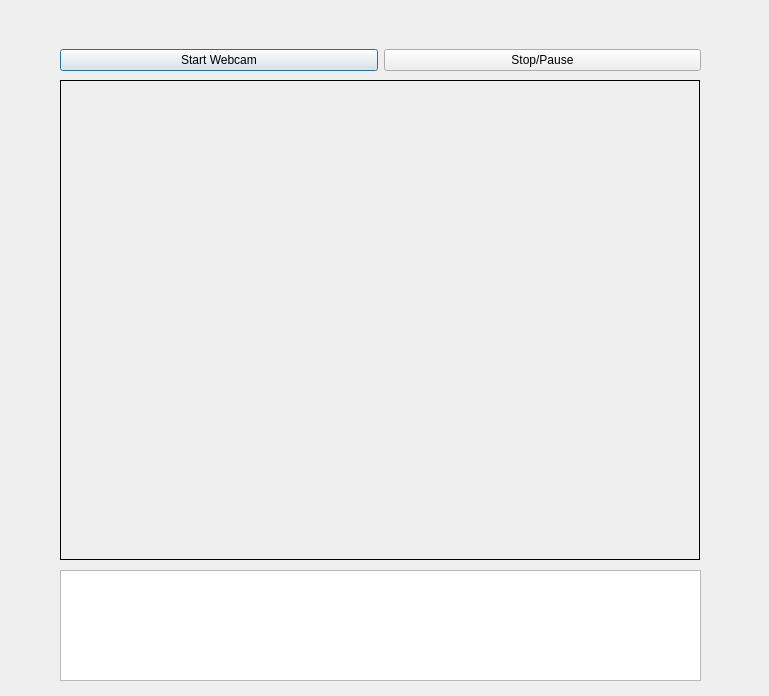
<?xml version="1.0" encoding="UTF-8"?>
<ui version="4.0">
 <class>Dialog</class>
 <widget class="QDialog" name="Dialog">
  <property name="geometry">
   <rect>
    <x>0</x>
    <y>0</y>
    <width>769</width>
    <height>696</height>
   </rect>
  </property>
  <property name="windowTitle">
   <string>Dialog</string>
  </property>
  <widget class="QLabel" name="imgLabel">
   <property name="geometry">
    <rect>
     <x>60</x>
     <y>80</y>
     <width>640</width>
     <height>480</height>
    </rect>
   </property>
   <property name="frameShape">
    <enum>QFrame::Box</enum>
   </property>
   <property name="text">
    <string/>
   </property>
  </widget>
  <widget class="QTextBrowser" name="outputBrowser">
   <property name="geometry">
    <rect>
     <x>60</x>
     <y>570</y>
     <width>641</width>
     <height>111</height>
    </rect>
   </property>
  </widget>
  <widget class="QWidget" name="">
   <property name="geometry">
    <rect>
     <x>60</x>
     <y>30</y>
     <width>641</width>
     <height>61</height>
    </rect>
   </property>
   <layout class="QHBoxLayout" name="horizontalLayout">
    <item>
     <widget class="QPushButton" name="startButton">
      <property name="text">
       <string>Start Webcam</string>
      </property>
     </widget>
    </item>
    <item>
     <widget class="QPushButton" name="stopButton">
      <property name="text">
       <string>Stop/Pause</string>
      </property>
     </widget>
    </item>
   </layout>
  </widget>
  <zorder>startButton</zorder>
  <zorder>stopButton</zorder>
  <zorder>imgLabel</zorder>
  <zorder>stopButton</zorder>
  <zorder>outputBrowser</zorder>
  <zorder>startButton</zorder>
  <zorder>stopButton</zorder>
  <zorder></zorder>
  <zorder>startButton</zorder>
 </widget>
 <resources/>
 <connections/>
</ui>
